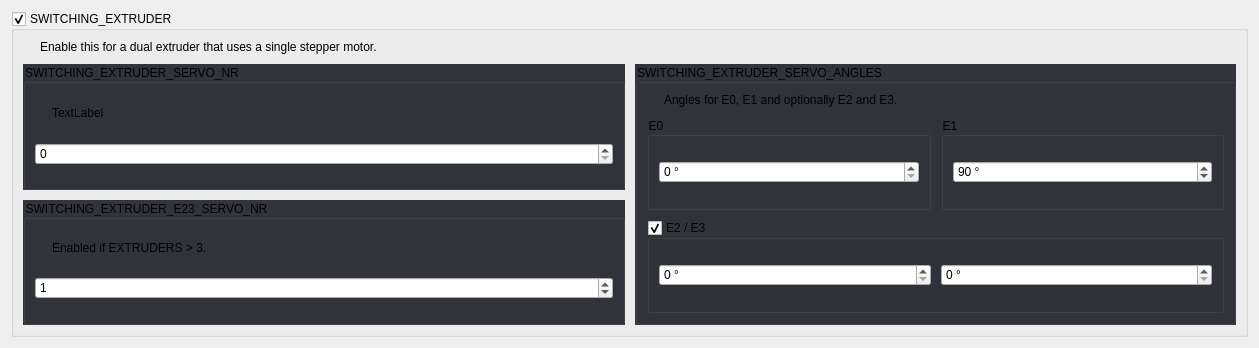
         <widget class="QWidget" name="scrollAreaWidgetContents_2">
          <property name="geometry">
           <rect>
            <x>0</x>
            <y>0</y>
            <width>1259</width>
            <height>348</height>
           </rect>
          </property>
          <property name="styleSheet">
           <string notr="true">#scrollAreaWidgetContents_2 {
	background: rgb(34, 35, 40);
}</string>
          </property>
          <layout class="QGridLayout" name="gridLayout_44">
           <property name="spacing">
            <number>10</number>
           </property>
           <item row="0" column="0">
            <widget class="QGroupBox" name="uSwitchingExtruderBox">
             <property name="title">
              <string>SWITCHING_EXTRUDER</string>
             </property>
             <property name="checkable">
              <bool>true</bool>
             </property>
             <layout class="QGridLayout" name="gridLayout_11" columnstretch="1,0,0">
              <property name="spacing">
               <number>10</number>
              </property>
              <item row="1" column="0" colspan="3">
               <widget class="QWidget" name="widget_4" native="true">
                <layout class="QGridLayout" name="gridLayout_19">
                 <property name="leftMargin">
                  <number>0</number>
                 </property>
                 <property name="topMargin">
                  <number>0</number>
                 </property>
                 <property name="rightMargin">
                  <number>0</number>
                 </property>
                 <property name="bottomMargin">
                  <number>0</number>
                 </property>
                 <property name="spacing">
                  <number>10</number>
                 </property>
                 <item row="0" column="0">
                  <widget class="QGroupBox" name="groupBox_4">
                   <property name="focusPolicy">
                    <enum>Qt::StrongFocus</enum>
                   </property>
                   <property name="styleSheet">
                    <string notr="true">QGroupBox:!disabled {
	background: rgb(50, 52, 59);
}</string>
                   </property>
                   <property name="title">
                    <string>SWITCHING_EXTRUDER_SERVO_NR</string>
                   </property>
                   <layout class="QGridLayout" name="gridLayout_14">
                    <property name="spacing">
                     <number>10</number>
                    </property>
                    <item row="0" column="1">
                     <widget class="QLabel" name="label_15">
                      <property name="text">
                       <string>TextLabel</string>
                      </property>
                     </widget>
                    </item>
                    <item row="0" column="0">
                     <widget class="QLabel" name="label_14">
                      <property name="sizePolicy">
                       <sizepolicy hsizetype="Fixed" vsizetype="Fixed">
                        <horstretch>0</horstretch>
                        <verstretch>0</verstretch>
                       </sizepolicy>
                      </property>
                      <property name="text">
                       <string/>
                      </property>
                      <property name="pixmap">
                       <pixmap resource="../resources/resources.qrc">:/info_FILL0_wght100_GRAD0_opsz20.svg</pixmap>
                      </property>
                     </widget>
                    </item>
                    <item row="1" column="0" colspan="2">
                     <widget class="QSpinBox" name="uSwitchingExtruderServoNrSpinBox">
                      <property name="maximum">
                       <number>10</number>
                      </property>
                     </widget>
                    </item>
                   </layout>
                  </widget>
                 </item>
                 <item row="1" column="0">
                  <widget class="QGroupBox" name="uSwitchingExtruderE23ServoNrBox">
                   <property name="focusPolicy">
                    <enum>Qt::StrongFocus</enum>
                   </property>
                   <property name="styleSheet">
                    <string notr="true">QGroupBox:!disabled {
	background: rgb(50, 52, 59);
}</string>
                   </property>
                   <property name="title">
                    <string>SWITCHING_EXTRUDER_E23_SERVO_NR</string>
                   </property>
                   <layout class="QGridLayout" name="gridLayout_12">
                    <property name="spacing">
                     <number>10</number>
                    </property>
                    <item row="0" column="0">
                     <widget class="QLabel" name="label_18">
                      <property name="sizePolicy">
                       <sizepolicy hsizetype="Fixed" vsizetype="Fixed">
                        <horstretch>0</horstretch>
                        <verstretch>0</verstretch>
                       </sizepolicy>
                      </property>
                      <property name="text">
                       <string/>
                      </property>
                      <property name="pixmap">
                       <pixmap resource="../resources/resources.qrc">:/info_FILL0_wght100_GRAD0_opsz20.svg</pixmap>
                      </property>
                     </widget>
                    </item>
                    <item row="0" column="1">
                     <widget class="QLabel" name="label_19">
                      <property name="text">
                       <string>Enabled if EXTRUDERS &gt; 3.</string>
                      </property>
                     </widget>
                    </item>
                    <item row="1" column="0" colspan="2">
                     <widget class="QSpinBox" name="uSwitchingExtruderE23ServoNrSpinBox">
                      <property name="maximum">
                       <number>10</number>
                      </property>
                      <property name="value">
                       <number>1</number>
                      </property>
                     </widget>
                    </item>
                   </layout>
                  </widget>
                 </item>
                 <item row="0" column="1" rowspan="2">
                  <widget class="QGroupBox" name="groupBox_5">
                   <property name="focusPolicy">
                    <enum>Qt::StrongFocus</enum>
                   </property>
                   <property name="styleSheet">
                    <string notr="true">#groupBox_5:!disabled {
	background: rgb(50, 52, 59);
}</string>
                   </property>
                   <property name="title">
                    <string>SWITCHING_EXTRUDER_SERVO_ANGLES</string>
                   </property>
                   <layout class="QGridLayout" name="gridLayout_13">
                    <property name="spacing">
                     <number>10</number>
                    </property>
                    <item row="0" column="0">
                     <widget class="QLabel" name="label_16">
                      <property name="sizePolicy">
                       <sizepolicy hsizetype="Fixed" vsizetype="Fixed">
                        <horstretch>0</horstretch>
                        <verstretch>0</verstretch>
                       </sizepolicy>
                      </property>
                      <property name="text">
                       <string/>
                      </property>
                      <property name="pixmap">
                       <pixmap resource="../resources/resources.qrc">:/info_FILL0_wght100_GRAD0_opsz20.svg</pixmap>
                      </property>
                     </widget>
                    </item>
                    <item row="0" column="1">
                     <widget class="QLabel" name="label_17">
                      <property name="text">
                       <string>Angles for E0, E1 and optionally E2 and E3.</string>
                      </property>
                     </widget>
                    </item>
                    <item row="1" column="0" colspan="2">
                     <widget class="QWidget" name="widget_5" native="true">
                      <layout class="QGridLayout" name="gridLayout_20">
                       <property name="leftMargin">
                        <number>0</number>
                       </property>
                       <property name="topMargin">
                        <number>0</number>
                       </property>
                       <property name="rightMargin">
                        <number>0</number>
                       </property>
                       <property name="bottomMargin">
                        <number>0</number>
                       </property>
                       <property name="spacing">
                        <number>10</number>
                       </property>
                       <item row="0" column="1">
                        <widget class="QGroupBox" name="groupBox_8">
                         <property name="focusPolicy">
                          <enum>Qt::StrongFocus</enum>
                         </property>
                         <property name="styleSheet">
                          <string notr="true">QGroupBox:!disabled {
	background: rgb(50, 52, 59);
}</string>
                         </property>
                         <property name="title">
                          <string>E1</string>
                         </property>
                         <property name="checkable">
                          <bool>false</bool>
                         </property>
                         <layout class="QGridLayout" name="gridLayout_15">
                          <property name="spacing">
                           <number>10</number>
                          </property>
                          <item row="0" column="0">
                           <widget class="QSpinBox" name="uSwitchingExtruderServoAnglesE1SpinBox">
                            <property name="suffix">
                             <string> °</string>
                            </property>
                            <property name="maximum">
                             <number>360</number>
                            </property>
                            <property name="stepType">
                             <enum>QAbstractSpinBox::AdaptiveDecimalStepType</enum>
                            </property>
                            <property name="value">
                             <number>90</number>
                            </property>
                           </widget>
                          </item>
                         </layout>
                        </widget>
                       </item>
                       <item row="0" column="0">
                        <widget class="QGroupBox" name="groupBox_7">
                         <property name="focusPolicy">
                          <enum>Qt::StrongFocus</enum>
                         </property>
                         <property name="styleSheet">
                          <string notr="true">QGroupBox:!disabled {
	background: rgb(50, 52, 59);
}</string>
                         </property>
                         <property name="title">
                          <string>E0</string>
                         </property>
                         <property name="checkable">
                          <bool>false</bool>
                         </property>
                         <layout class="QGridLayout" name="gridLayout_18">
                          <property name="spacing">
                           <number>10</number>
                          </property>
                          <item row="0" column="0">
                           <widget class="QSpinBox" name="uSwitchingExtruderServoAnglesE0SpinBox">
                            <property name="suffix">
                             <string> °</string>
                            </property>
                            <property name="maximum">
                             <number>360</number>
                            </property>
                            <property name="stepType">
                             <enum>QAbstractSpinBox::AdaptiveDecimalStepType</enum>
                            </property>
                           </widget>
                          </item>
                         </layout>
                        </widget>
                       </item>
                       <item row="1" column="0" colspan="2">
                        <widget class="QGroupBox" name="uSwitchingExtruderServoAnglesE23Box">
                         <property name="enabled">
                          <bool>true</bool>
                         </property>
                         <property name="title">
                          <string>E2 / E3</string>
                         </property>
                         <property name="checkable">
                          <bool>true</bool>
                         </property>
                         <property name="checked">
                          <bool>true</bool>
                         </property>
                         <layout class="QGridLayout" name="gridLayout_17">
                          <property name="spacing">
                           <number>10</number>
                          </property>
                          <item row="0" column="1">
                           <widget class="QSpinBox" name="uSwitchingExtruderServoAnglesE3SpinBox">
                            <property name="suffix">
                             <string> °</string>
                            </property>
                            <property name="maximum">
                             <number>360</number>
                            </property>
                            <property name="stepType">
                             <enum>QAbstractSpinBox::AdaptiveDecimalStepType</enum>
                            </property>
                           </widget>
                          </item>
                          <item row="0" column="0">
                           <widget class="QSpinBox" name="uSwitchingExtruderServoAnglesE2SpinBox">
                            <property name="suffix">
                             <string> °</string>
                            </property>
                            <property name="maximum">
                             <number>360</number>
                            </property>
                            <property name="stepType">
                             <enum>QAbstractSpinBox::AdaptiveDecimalStepType</enum>
                            </property>
                           </widget>
                          </item>
                         </layout>
                        </widget>
                       </item>
                      </layout>
                     </widget>
                    </item>
                   </layout>
                  </widget>
                 </item>
                </layout>
               </widget>
              </item>
              <item row="0" column="1" colspan="2">
               <widget class="QLabel" name="label_21">
                <property name="text">
                 <string>Enable this for a dual extruder that uses a single stepper motor.</string>
                </property>
               </widget>
              </item>
              <item row="0" column="0">
               <widget class="QLabel" name="label_20">
                <property name="sizePolicy">
                 <sizepolicy hsizetype="Fixed" vsizetype="Fixed">
                  <horstretch>0</horstretch>
                  <verstretch>0</verstretch>
                 </sizepolicy>
                </property>
                <property name="text">
                 <string/>
                </property>
                <property name="pixmap">
                 <pixmap resource="../resources/resources.qrc">:/info_FILL0_wght100_GRAD0_opsz20.svg</pixmap>
                </property>
               </widget>
              </item>
             </layout>
            </widget>
           </item>
          </layout>
         </widget>
